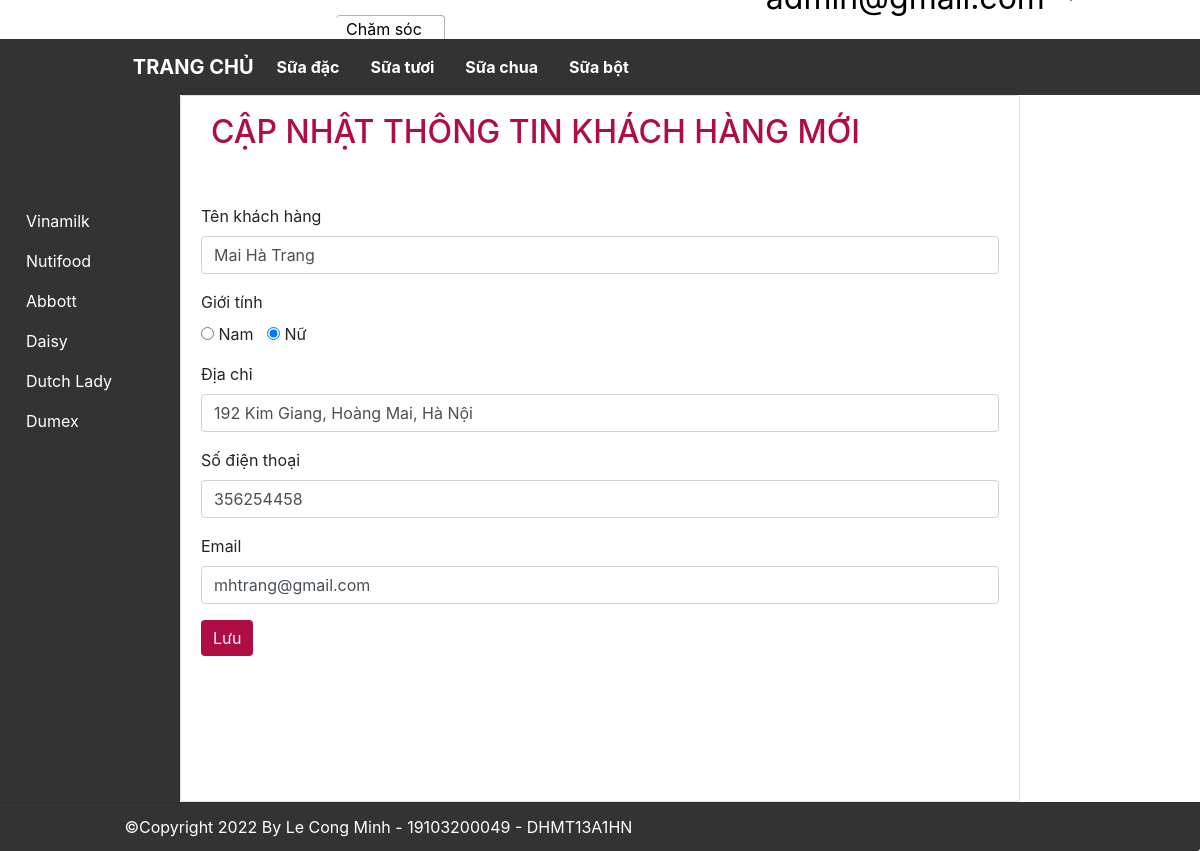
Before: /index.php?action=edit_cu&id=1 (signed in) with the older database file.
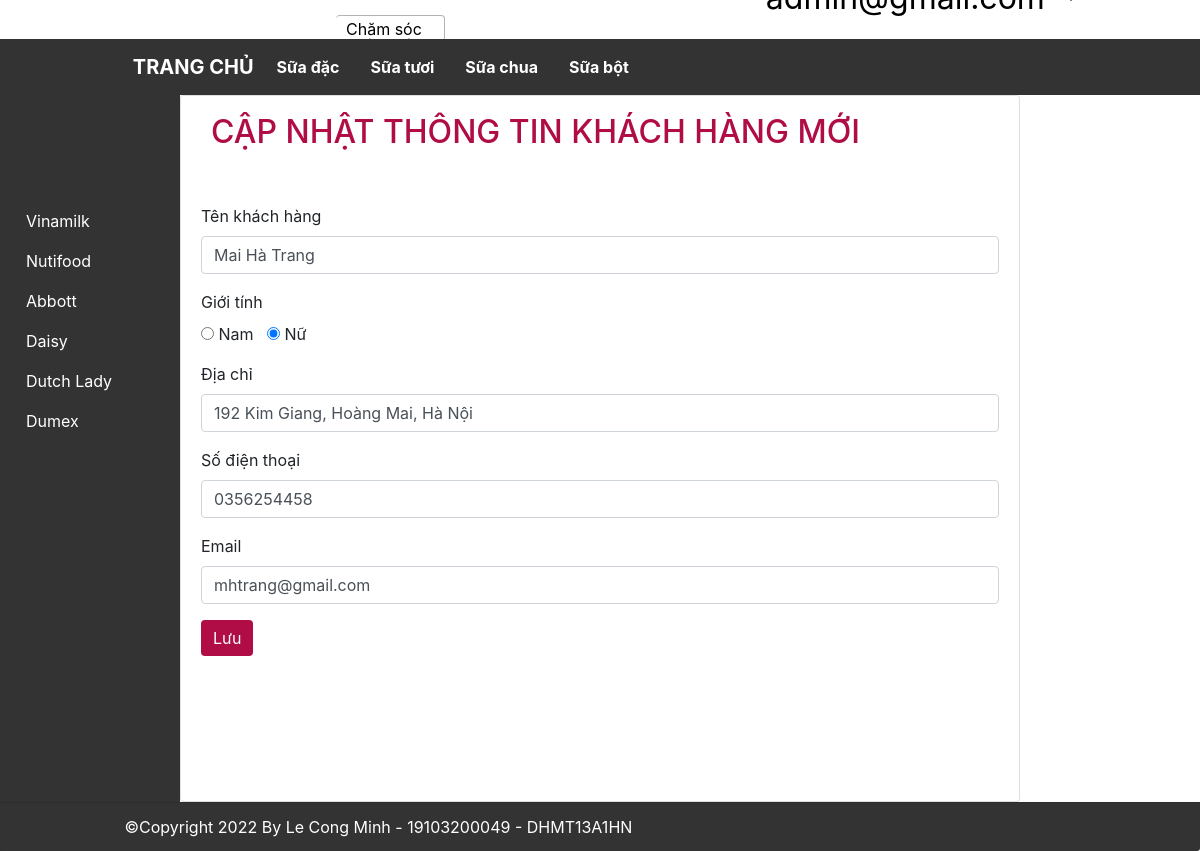
After: the same page with the newer database file.
### tables this page shows
CREATE TABLE `customers` (
  `customer_id` INT(5) NOT NULL AUTO_INCREMENT,
  `customer_name` VARCHAR(50) NULL COLLATE 'utf8mb4_unicode_ci',
  `gender` INT(1) NOT NULL DEFAULT 0,
  `address` VARCHAR(200) NULL COLLATE 'utf8mb4_unicode_ci',
  `phone` VARCHAR(15) NULL,
  `email` VARCHAR(100) NULL,
  PRIMARY KEY (`customer_id`))
COLLATE='utf8mb4_unicode_ci';

### models/Connect.php (called while the page is built, shortened)
<?php
class Connect
{
    private $host = 'localhost';
    private $user = 'root';
    private $pass = '';
    private $database = 'ql_ban_sua';
    public function connectDB()
    {
        $connect = mysqli_connect($this->host, $this->user, $this->pass, $this->database);
        mysqli_set_charset($connect, 'utf8');
        return $connect;
    }
    public function excuteQuery($sql)
    {
        $connect = $this->connectDB();
        $result = mysqli_query($connect, $sql);
        return $result;
    }
}

### models/Customer.php (called while the page is built, shortened)
<?php
require_once 'models/Connect.php';
require 'models/CustomerObject.php';
class Customer
{
    public function find($id): object
    {
        $sql = "select * from customers where customer_id = $id";
        $result = (new Connect())->excuteQuery($sql);
        $each = mysqli_fetch_array($result);
        return new CustomerObject($each);
    }
}

### models/CustomerObject.php (called while the page is built, shortened)
<?php
class CustomerObject
{
    private string $customerName;
    private int $gender;
    private string $address;
    private string $phone;
    private string $email;
    public function getCustomerName()
    {
        return $this->customerName;
    }
    public function getGender()
    {
        return $this->gender;
    }
    public function getAddress()
    {
        return $this->address;
    }
    public function getPhone()
    {
        return $this->phone;
    }
    public function getEmail()
    {
        return $this->email;
    }
    public function __construct($each)
    {
        $this->customerName = $each['customer_name'];
        $this->gender = $each['gender'] ?? 0;
        $this->address = $each['address'];
        $this->phone = $each['phone'];
        $this->email = $each['email'];
    }
}

### views/customer/update.php (the view, shortened to what this page needs)
<div class="container-fluid">
    <div class="card">
        <div class="card-header">
            <h2>Cập nhật thông tin khách hàng mới</h2>
        </div>
        <div class="card-body">
            <form action="?action=update_cu" method="post" enctype="multipart/form-data">
                <div class="form-group">
                    <label for="">Tên khách hàng</label>
                    <input type="text" name="customer_name" class="form-control" value="<?php echo $each->getCustomerName(); ?>" required>
                </div>
                <div class="form-group">
                    <label for="">Giới tính</label><br>
                    <input type="radio" name="gender" value="0" <?php echo $each->getGender() === 0 ? "checked" : ""; ?> required>&nbsp;Nam&nbsp;&nbsp;
                    <input type="radio" name="gender" value="1" <?php echo $each->getGender() === 1 ? "checked" : ""; ?>>&nbsp;Nữ
                </div>
                <div class="form-group">
                    <label for="">Địa chỉ</label>
                    <input type="text" name="address" class="form-control" value="<?php echo $each->getAddress(); ?>" required>
                </div>
                <div class="form-group">
                    <label for="">Số điện thoại</label>
                    <input type="tel" name="phone" class="form-control" value="<?php echo $each->getPhone(); ?>" required>
                </div>
                <div class="form-group">
                    <label for="">Email</label>
                    <input type="email" name="email" class="form-control" value="<?php echo $each->getEmail(); ?>" required>
                </div>
                <button type="submit" name="sbm" class="btn btn-primary">Lưu</button>
            </form>
        </div>
    </div>
</div>

Changed rows visible on the page:
changed customers "Mai Hà Trang": phone "356254458" → "0356254458"
